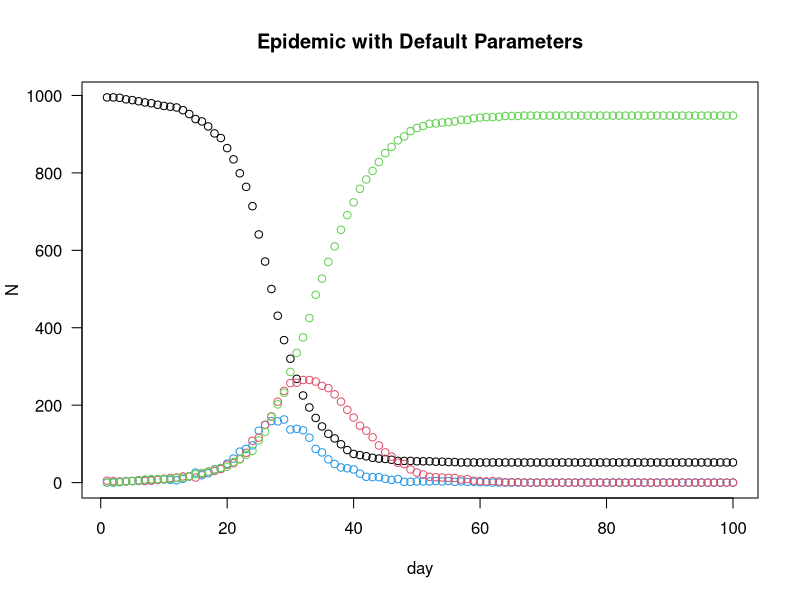
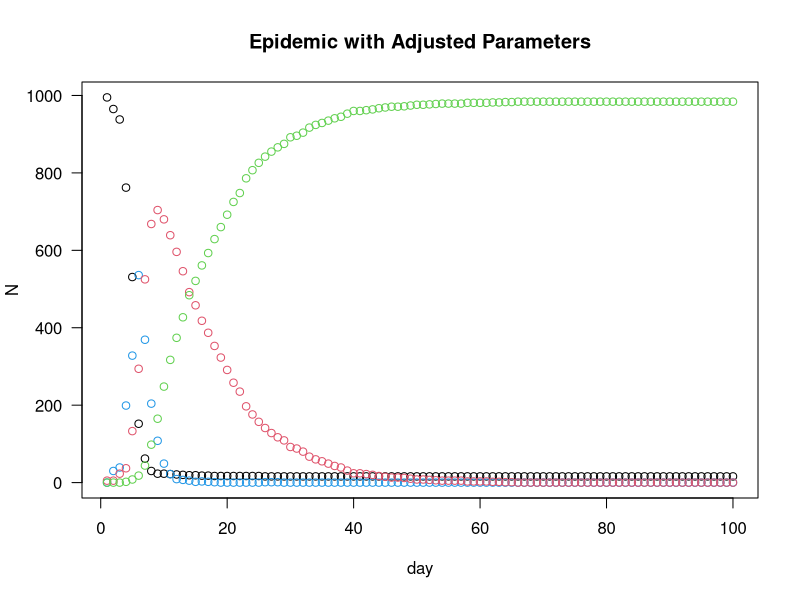
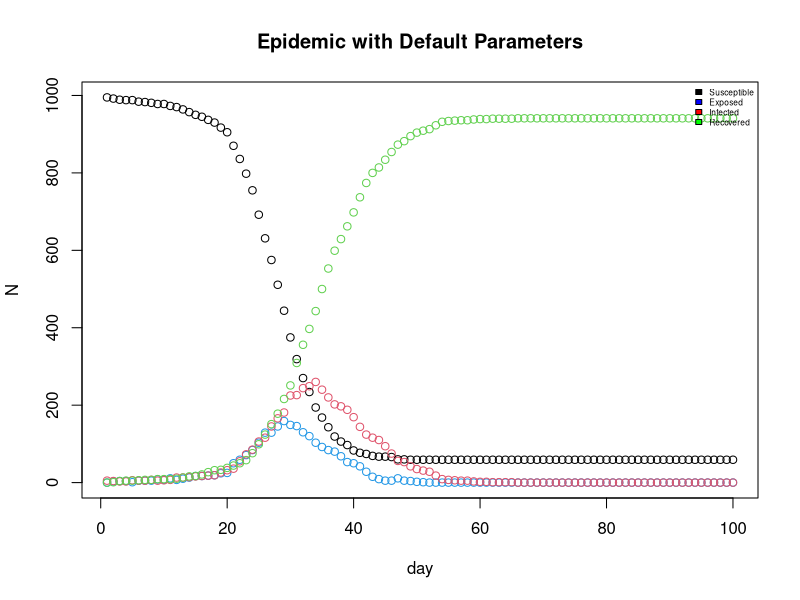
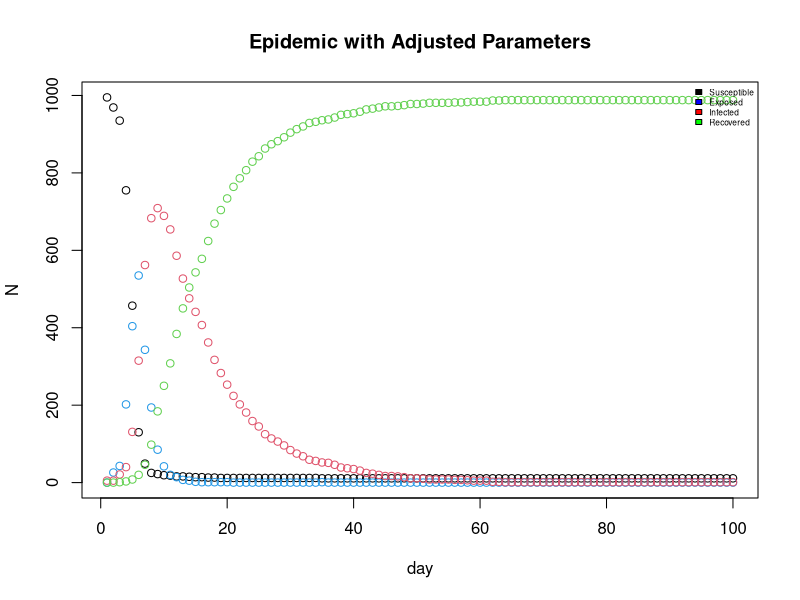
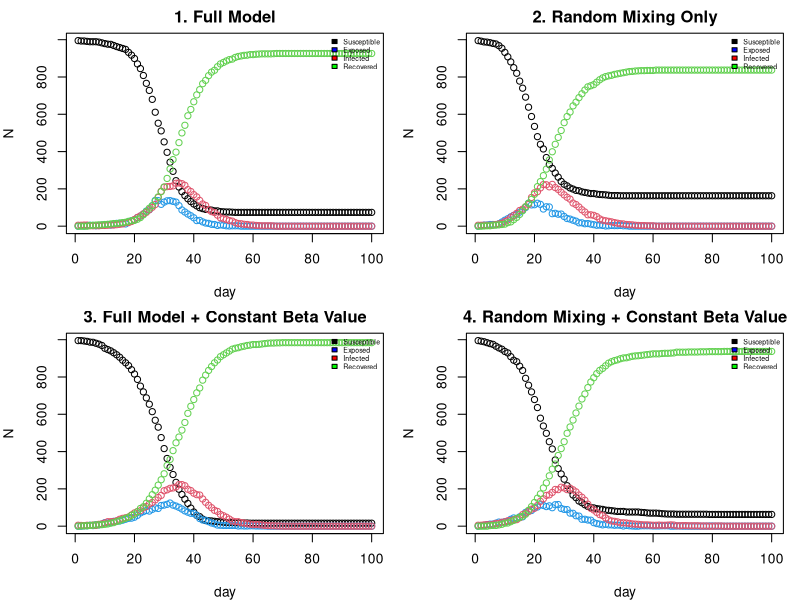

R code for these plots, in order:
## GENERAL DESCRIPTION


################################################################################
######### ------- START OF MODEL SETUP AND POPULATION GENERATION ------- #########
################################################################################

# This section defines the global parameters for the model and generates the
# base population, assigning each of the 'n' individuals to a household.


n <- 1000
people <- 1:n
h_max <- 5

set.seed(13)

#### Putting people in households
h <- rep(1:n, sample(1:h_max, n, replace = TRUE))[1:n] 

links <- cbind(person=people, household=h)

beta <- runif(n,0,1)

get.net <- function(beta, h, nc=15){
  n <- length(beta)
  
  H <- outer(h,h, "==")
  diag(H) <- FALSE
  
  b_bar <- sum(beta)/n
  M_prob <-  nc*outer(beta, beta)/(b_bar^2 *(n-1))
  v_prob <- M_prob[upper.tri(M_prob)] 
  v_cons <- rbinom(length(v_prob), 1, v_prob) 
  
  M_cons <- matrix(0,nrow=n, ncol=n) 
  M_cons[upper.tri(M_cons)] <- v_cons
  
  M_cons <- M_cons + t(M_cons)
  M <- (!H)*M_cons  
  conns_list <- as.list(as.data.frame(matrix(M_cons==1, n, n)))
  i_list <- lapply(conns_list, which)
  
  return(i_list) 
}

get.net2 <- function(beta, h, nc=15) {
  n <- length(h)
  b_bar <- sum(beta)/length(beta) 
  conns_init <- vector("list", n)
  conns <- vector(mode="list", length=n)
  for (i in 1:n) {
    if (i < n) {
      b <- rbinom(n-i, 1, nc*beta[i]*beta[(i+1):n]/(b_bar^2*(n-1)) )
      conns_init[[i]] <- which(b==1) + i 
    }
  }
  
  # <-- FIX IS HERE: Changed lapply to sapply
  pairs <- cbind(rep(1:n, sapply(conns_init, length)), unlist(conns_init)) 
  
  if (nrow(pairs) > 0) {
    pairs <- pairs[h[pairs[,1]] != h[pairs[,2]], , drop = FALSE] 
    
    if(nrow(pairs) > 0) {
      for (i in 1:nrow(pairs)){
        conns[[pairs[i,1]]] <- append(conns[[pairs[i,1]]],  pairs[i,2] )
        conns[[pairs[i,2]]] <- append(conns[[pairs[i,2]]],  pairs[i,1] )
      }
    }
  }
  
  return(conns)
}


alink <- get.net(beta, h) 
alink2 <- get.net2(beta,h)


nseir <- function(beta, h, alink, 
                  alpha=c(0.1, 0.01, 0.01), 
                  delta=.2, 
                  gamma=.4, 
                  nc=15, nt=100, pinf=.005) {
  
  n <- length(beta)
  x <- rep(0,n)  
  num_to_infect <- max(1, round(pinf * n))
  x[sample(1:n, num_to_infect)] <- 2 
  
  H <- outer(h,h, "==") 
  diag(H) <- FALSE 
  H_conns_list <- as.list(as.data.frame(H))
  H_i_list <- lapply(H_conns_list, which)
  
  b_bar <- sum(beta)/n
  M_prob <-  nc*outer(beta, beta)/(b_bar^2 *(n-1)) 
  v_prob <- M_prob[upper.tri(M_prob)] 
  
  t <- S <- E <- I <- R <- rep(0, nt)
  t[1] <- 1; S[1] <- n*(1-pinf); I[1] <- n*pinf 
  
  for(i in 2:nt){
    u <- runif(n) 
    v_mix <- rbinom(length(v_prob), 1, v_prob) 
    
    M_mix <- matrix(0, nrow = n, ncol = n) 
    M_mix[upper.tri(M_mix)] <- v_mix
    M_mix <- M_mix + t(M_mix)
    
    mix_list <- as.list(as.data.frame(matrix(M_mix == 1, n, n)))
    i_mix_list <- lapply(mix_list, which) 
    
    infected_indices <- which(x == 2)
    h_exposed <- unique(unlist(H_i_list[infected_indices])) 
    net_exposed <- unique(unlist(alink[infected_indices])) 
    mix_infected <- unique(unlist(i_mix_list[infected_indices])) 
    
    x[x==2 & u<delta] <- 3
    x[x==1 & u<gamma] <- 2
    
    x_h_exposed <- h_exposed[x[h_exposed] == 0 & u[h_exposed] < alpha[1]] 
    x_net_exposed <- net_exposed[x[net_exposed] == 0 & u[net_exposed] < alpha[2]] 
    x_mix_exposed <- mix_infected[x[mix_infected] == 0 & u[mix_infected] < alpha[3]]
    
    exposed_list <- list(x_h_exposed, x_net_exposed, x_mix_exposed)
    
    expose_order <- sample(1:3, 3)
    
    x[exposed_list[[expose_order[1]]]] <- 1
    x[exposed_list[[expose_order[2]]]] <- 1
    x[exposed_list[[expose_order[3]]]] <- 1
    
    S[i] <- sum(x == 0)
    E[i] <- sum(x == 1)
    I[i] <- sum(x == 2)
    R[i] <- sum(x == 3)
    t[i] <- i
    
  }
  return(list(t = t, S = S, E = E, I = I, R = R))
}



###### optimized version? ########
nseir <- function(beta, h, alink, 
                  alpha=c(0.1, 0.01, 0.01), 
                  delta=.2, 
                  gamma=.4, 
                  nc=15, nt=100, pinf=.005) {
  
  n <- length(beta)
  x <- rep(0,n)  
  num_to_infect <- max(1, round(pinf*n))
  x[sample(1:n, num_to_infect)] <- 2 
  
  hh_index_list <- split(1:n, h) 
  hh_infect <- vector(mode = "list", length = n)
  for (i in 1:n) {
    hh_infect[[i]] <- setdiff(hh_index_list[[h[i]]], i)
  }
  
  b_bar <- sum(beta)/n
  mix_prob <-  nc*(beta %o% beta)/(b_bar^2 *(n-1)) 
  
  v_prob <- mix_prob[upper.tri(mix_prob)] 
  
  ij <- which(upper.tri(matrix(1, n, n)), arr.ind = TRUE)
  
  t <- S <- E <- I <- R <- rep(0, nt)
  t[1] <- 1
  S[1] <- n - num_to_infect
  I[1] <- num_to_infect
  
  for(i in 2:nt) {
    
    u <- runif(n) 
    v_mix <- rbinom(length(v_prob), 1, v_prob) 
    
    infected_indices <- which(x == 2)
    
    if (length(infected_indices) > 0) {
      mix_pairs <- ij[v_mix == 1, , drop = FALSE]
      mix_infected <- unique(c(
        mix_pairs[mix_pairs[ , 1] %in% infected_indices, 2],
        mix_pairs[mix_pairs[ , 2] %in% infected_indices, 1]
      ))
    } else {
      mix_infected <- integer(0)
    }
    
    x[x == 2 & u < delta] <- 3
    x[x == 1 & u < gamma] <- 2
    
    newly_exposed <- integer(0)
    
    if (length(infected_indices) > 0) {
      hh_exposed <- unique(unlist(hh_infect[infected_indices]))
      hh_exposed <- hh_exposed[x[hh_exposed] == 0 & u[hh_exposed] < alpha[1]]
      
      net_exposed <- unique(unlist(alink[infected_indices]))
      net_exposed <- net_exposed[x[net_exposed] == 0 & u[net_exposed] < alpha[2]]
      
      mix_exposed <- mix_infected[x[mix_infected] == 0 & u[mix_infected] < alpha[3]]
      
      newly_exposed <- unique(c(hh_exposed, net_exposed, mix_exposed))  
    }
    
    x[newly_exposed] <- 1
    
    S[i] <- sum(x == 0)
    E[i] <- sum(x == 1)
    I[i] <- sum(x == 2)
    R[i] <- sum(x == 3)
    t[i] <- i
    
  }
  return(list(t = t, S = S, E = E, I = I, R = R))
}



#### higher weights for multiple infections in hh, network, random mix ######
nseir <- function(beta, h, alink, 
                  alpha=c(0.1, 0.01, 0.01), 
                  delta=.2, 
                  gamma=.4, 
                  nc=15, nt=100, pinf=.005) {
  
  n <- length(beta)
  x <- rep(0,n)  
  num_to_infect <- max(1, round(pinf*n))
  x[sample(1:n, num_to_infect)] <- 2 
  
  hh_index_list <- split(1:n, h) 
  hh_infect <- vector(mode = "list", length = n)
  for (i in 1:n) {
    hh_infect[[i]] <- setdiff(hh_index_list[[h[i]]], i)
  }
  
  b_bar <- sum(beta)/n
  mix_prob <-  nc*(beta %o% beta)/(b_bar^2 *(n-1)) 
  
  v_prob <- mix_prob[upper.tri(mix_prob)] 
  
  ij <- which(upper.tri(matrix(1, n, n)), arr.ind = TRUE)
  
  t <- S <- E <- I <- R <- rep(0, nt)
  t[1] <- 1
  S[1] <- n - num_to_infect
  I[1] <- num_to_infect
  
  for(i in 2:nt) {
    
    u <- runif(n) 
    v_mix <- rbinom(length(v_prob), 1, v_prob) 
    
    infected_indices <- which(x == 2)
    
    if (length(infected_indices) > 0) {
    
      # how many people are infected within each household
      hh_exposed <- c()
      hh_infected_counts <- tabulate(h[infected_indices], nbins = max(h))
      # who got infected (household)
      for (hh in which(hh_infected_counts > 0)) {
        hh_members <- hh_infect[[hh]]
        sus <- hh_members[x[hh_members] == 0]
        if (length(sus) == 0) next
        prob_hh_infected <- 1 - (1-alpha[1])^hh_infected_counts[hh]
        hh_exposed_indices <- sus[u[sus] < prob_hh_infected]
        hh_exposed <- c(hh_exposed, hh_exposed_indices) 
      }
      
      # how many people are infected within each network
      net_exposed <- c()
      net_infected_counts <- mapply(function(lst, index) {
                                      ifelse(index %in% infected_indices, 
                                             sum(!(lst %in% which(x == 0))) + 1, 0)
                                    }, 
                                    alink2, seq_along(alink2))
      # who got infected (network)
      for (net in which(net_infected_counts > 0)) {
        net_members <- alink[[net]]
        sus <- net_members[x[net_members] == 0]
        if (length(sus) == 0) next
        prob_net_infected <- 1 - (1-alpha[2])^net_infected_counts[net]
        net_exposed_indices <- sus[u[sus] < prob_net_infected]
        net_exposed <- c(net_exposed, net_exposed_indices)
      }
      
      # set-up of random mixing interactions with infected people
      mix_pairs <- ij[v_mix == 1, , drop = FALSE]
      mix_infected <- c(
        mix_pairs[mix_pairs[ , 1] %in% infected_indices, 2],
        mix_pairs[mix_pairs[ , 2] %in% infected_indices, 1]
      )
      
      # how many infected people did each person randomly interact with
      mix_exposed <- c()
      mix_infected_counts <- tabulate(mix_infected, nbins = n)
      # who got infected (mixing)
      for (mix in which(mix_infected_counts > 0)) {
        sus <- mix[x[mix] == 0]
        if (length(sus) == 0) next
        # need to think about this; might not be exactly what the probability is
        prob_mix_infected <- 1 - (1-alpha[3])^mix_infected_counts[mix]
        mix_exposed_indices <- sus[u[sus] < prob_mix_infected]
        mix_exposed <- c(mix_exposed, mix_exposed_indices)
      }
    }
    
    x[x == 2 & u < delta] <- 3
    x[x == 1 & u < gamma] <- 2
    
    newly_exposed <- integer(0)
    
    if (length(infected_indices) > 0) {
      
      newly_exposed <- unique(c(hh_exposed, net_exposed, mix_exposed))
      
    }
    
    x[newly_exposed] <- 1
    
    S[i] <- sum(x == 0)
    E[i] <- sum(x == 1)
    I[i] <- sum(x == 2)
    R[i] <- sum(x == 3)
    t[i] <- i
    
  }
  return(list(t = t, S = S, E = E, I = I, R = R))
}






# default parameters
epi <- nseir(beta, h, alink2)

# adjusted parameters
epi1 <- nseir(beta, h, alink, 
              alpha = c(0.5, 0.3, 0.1), gamma = 0.5, delta = 0.1)


plot_original_dynamics <- function(epi_data, title = "SEIR Dynamics"){
  # plotting
  plot(x = epi_data$t, y = epi_data$S, ylim = c(0, max(epi_data$S)), 
       xlab = "day", ylab = "N", main = title, las = 1)
  points(epi_data$E, col = 4); points(epi_data$I, col = 2); points(epi_data$R, col = 3)
}

# plotting
epi_plot <- function(beta, h, alink, 
                     alpha = c(0.1, 0.01, 0.01),
                     delta = 0.2,
                     gamma = 0.4,
                     nc = 15, nt = 100, pinf = 0.005,
                     title = "SEIR Dynamics") {
  
  epi <- nseir(beta, h, alink, alpha, delta, gamma, nc, nt, pinf)
  
  plot(x = epi$t, y = epi$S, ylim = c(0, max(epi$S)), 
       xlab = "day", ylab = "N", main = title)
  points(epi$E, col = 4); points(epi$I, col = 2); points(epi$R, col = 3)
  
  legend(x = "topright", 
         legend = c("Susceptible", "Exposed",
                    "Infected", "Recovered"),
         fill = c("black", "blue",
                  "red", "green"),
         bty = "n",
         cex = 0.5)
  
}

par(mfrow = c(1,1))
plot_original_dynamics(epi, title = "Epidemic with Default Parameters")
plot_original_dynamics(epi1, title = "Epidemic with Adjusted Parameters")

epi_plot(beta, h, alink2, title = "Epidemic with Default Parameters")
epi_plot(beta, h, alink2,
         alpha = c(0.5, 0.3, 0.1), gamma = 0.5, delta = 0.1,
         title = "Epidemic with Adjusted Parameters")

##q5

par(mfrow = c(2, 2), mar = c(4, 4, 2, 1)) #2x2 grid, mar allows good spacing

adjacencyList_variable_beta <- get.net2(beta, h)

#scenario 1: full model with default parameters
epi_plot(beta, h, adjacencyList_variable_beta, title = "1. Full Model")


#scenario 2: random mixing only
epi_plot(beta, h, adjacencyList_variable_beta, alpha = c(0, 0, 0.04),
         title = "2. Random Mixing Only")

#scenario 3: full model with constant beta value
beta_const <- rep(mean(beta), n)
adjacencyList_constant_beta <- get.net2(beta_const, h)
epi_plot(beta_const, h, adjacencyList_constant_beta, 
         title = "3. Full Model + Constant Beta Value")

#scenario 4: random mixing with constant beta
epi_plot(beta_const, h, adjacencyList_constant_beta, alpha = c(0, 0, 0.04),
         title = "4. Random Mixing + Constant Beta Value")

par(mfrow = c(1, 1))
